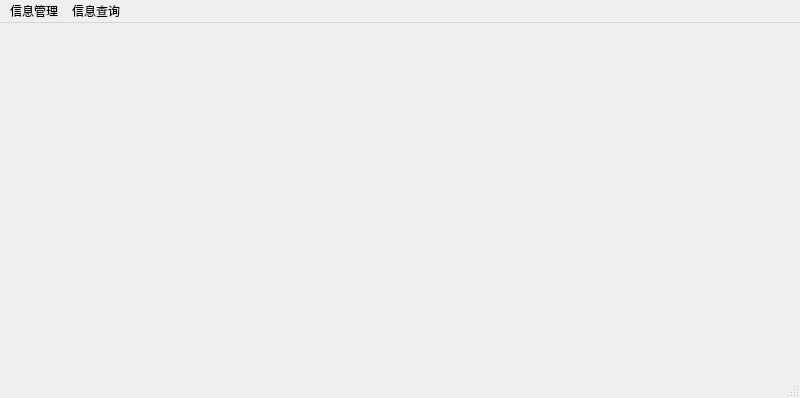
<?xml version="1.0" encoding="UTF-8"?>
<ui version="4.0">
 <class>MainWindow</class>
 <widget class="QMainWindow" name="MainWindow">
  <property name="geometry">
   <rect>
    <x>0</x>
    <y>0</y>
    <width>800</width>
    <height>398</height>
   </rect>
  </property>
  <property name="windowTitle">
   <string>MainWindow</string>
  </property>
  <widget class="QWidget" name="centralwidget"/>
  <widget class="QMenuBar" name="menubar">
   <property name="geometry">
    <rect>
     <x>0</x>
     <y>0</y>
     <width>800</width>
     <height>18</height>
    </rect>
   </property>
   <widget class="QMenu" name="menu">
    <property name="title">
     <string>信息管理</string>
    </property>
    <addaction name="CustomerInfoManagerment"/>
    <addaction name="FlightInfoManagement"/>
    <addaction name="TicketInfoManagement"/>
    <addaction name="AnnouncementManagement"/>
    <addaction name="ArticleManagement"/>
    <addaction name="separator"/>
    <addaction name="Quit"/>
   </widget>
   <widget class="QMenu" name="menu_2">
    <property name="title">
     <string>信息查询</string>
    </property>
    <addaction name="CustomerInfoQuery"/>
    <addaction name="FlightInfoQuery"/>
    <addaction name="TicketInfoQuery"/>
   </widget>
   <addaction name="menu"/>
   <addaction name="menu_2"/>
  </widget>
  <widget class="QStatusBar" name="statusbar"/>
  <action name="CustomerInfoManagerment">
   <property name="checkable">
    <bool>false</bool>
   </property>
   <property name="enabled">
    <bool>false</bool>
   </property>
   <property name="text">
    <string>客户信息管理</string>
   </property>
  </action>
  <action name="FlightInfoManagement">
   <property name="checkable">
    <bool>false</bool>
   </property>
   <property name="text">
    <string>航班信息管理</string>
   </property>
  </action>
  <action name="TicketInfoManagement">
   <property name="checkable">
    <bool>false</bool>
   </property>
   <property name="enabled">
    <bool>false</bool>
   </property>
   <property name="text">
    <string>机票信息管理</string>
   </property>
  </action>
  <action name="AnnouncementManagement">
   <property name="checkable">
    <bool>false</bool>
   </property>
   <property name="text">
    <string>通知管理</string>
   </property>
  </action>
  <action name="ArticleManagement">
   <property name="checkable">
    <bool>false</bool>
   </property>
   <property name="text">
    <string>文章管理</string>
   </property>
  </action>
  <action name="Quit">
   <property name="checkable">
    <bool>false</bool>
   </property>
   <property name="text">
    <string>退出</string>
   </property>
   <property name="menuRole">
    <enum>QAction::MenuRole::QuitRole</enum>
   </property>
  </action>
  <action name="CustomerInfoQuery">
   <property name="text">
    <string>客户信息查询</string>
   </property>
  </action>
  <action name="FlightInfoQuery">
   <property name="enabled">
    <bool>false</bool>
   </property>
   <property name="text">
    <string>航班信息查询</string>
   </property>
  </action>
  <action name="TicketInfoQuery">
   <property name="text">
    <string>机票信息查询</string>
   </property>
  </action>
 </widget>
 <resources/>
 <connections/>
</ui>
